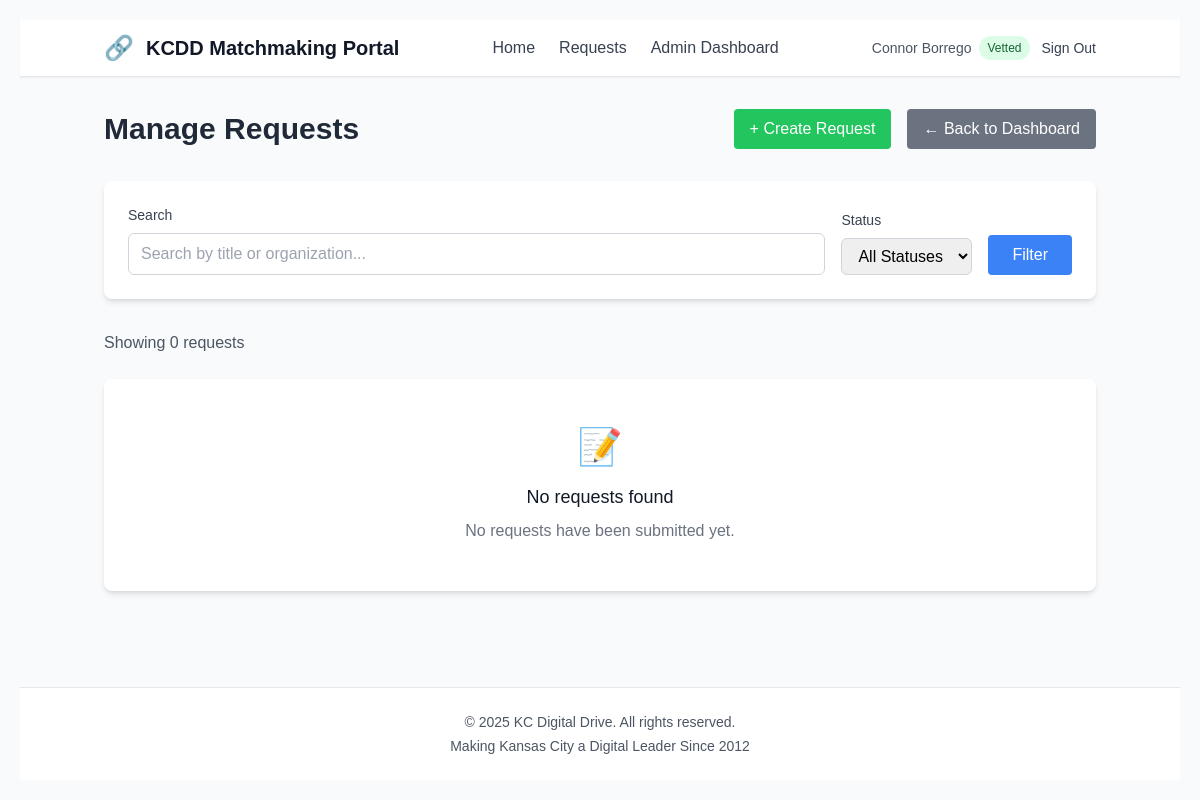
Page /manage-requests/ (signed in) on the earlier database version.
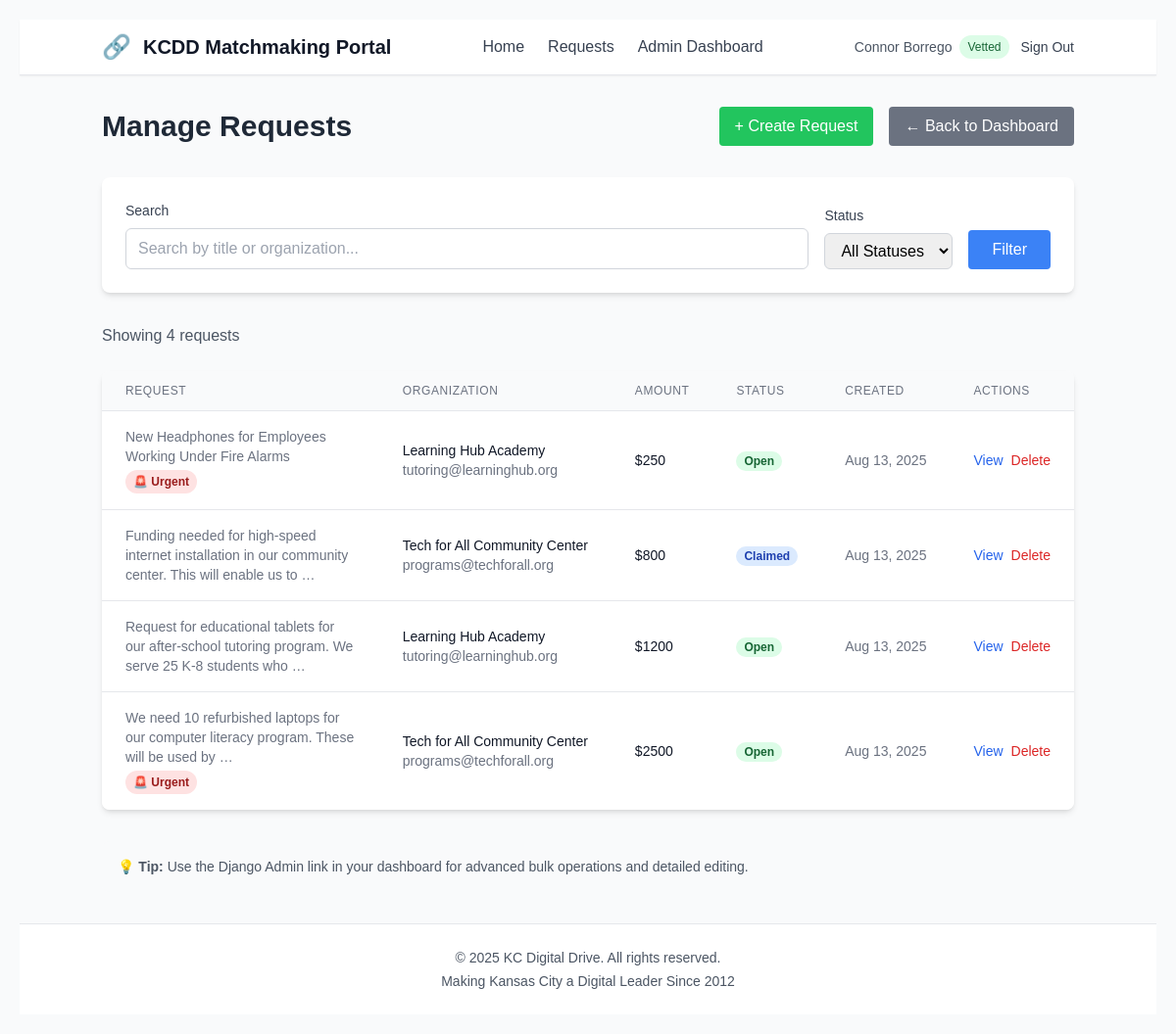
Same page on the later database version.
### app/models/request.py (models this page shows, shortened)
class Request(models.Model):
    STATUS_CHOICES = [
        ('open', 'Open'),
        ('claimed', 'Claimed'),
        ('fulfilled', 'Fulfilled'),
    ]
    URGENCY_CHOICES = [
        ('low', 'Low'),
        ('medium', 'Medium'),
        ('high', 'High'),
    ]
    id = models.UUIDField(primary_key=True, default=uuid.uuid4, editable=False)
    organization = models.ForeignKey('app.Organization', on_delete=models.CASCADE, related_name='requests')
    cause_area = models.ForeignKey('app.CauseArea', on_delete=models.PROTECT)
    donor = models.ForeignKey(settings.AUTH_USER_MODEL, on_delete=models.SET_NULL, null=True, blank=True, related_name='claimed_requests')
    description = models.TextField(help_text="What is needed and why?")
    amount = models.DecimalField(
        max_digits=10,
        decimal_places=2,
        validators=[MinValueValidator(0.01)],
        help_text="Dollar amount requested"
    )
    urgency = models.CharField(max_length=10, choices=URGENCY_CHOICES, default='medium')
    zipcode = models.CharField(max_length=10, help_text="ZIP code where assistance is needed")
    identity_categories = models.ManyToManyField('app.IdentityCategory', blank=True, help_text="Recipient identity tags")
    status = models.CharField(max_length=10, choices=STATUS_CHOICES, default='open')
    donor_note = models.TextField(blank=True, help_text="Note from donor about fulfillment plan")
    created_at = models.DateTimeField(auto_now_add=True)
    updated_at = models.DateTimeField(auto_now=True)
    claimed_at = models.DateTimeField(null=True, blank=True)
    fulfilled_at = models.DateTimeField(null=True, blank=True)
    class Meta:
        ordering = ['-created_at']

### app/models/organization.py (models this page shows, shortened)
class Organization(models.Model):
    id = models.UUIDField(primary_key=True, default=uuid.uuid4, editable=False)
    user = models.OneToOneField(settings.AUTH_USER_MODEL, on_delete=models.CASCADE, related_name='organization')
    name = models.CharField(max_length=200)
    website = models.URLField(blank=True)
    mission = models.TextField(help_text="Organization mission/description")
    email = models.EmailField()
    phone = models.CharField(max_length=20, blank=True)
    address = models.TextField(blank=True)
    zipcode = models.CharField(
        max_length=10,
        validators=[RegexValidator(r'^\d{5}(-\d{4})?$', 'Enter a valid ZIP code')]
    )
    ein = models.CharField(
        max_length=12,
        blank=True,
        validators=[RegexValidator(r'^\d{2}-\d{7}$', 'Enter EIN in format: 12-3456789')],
        help_text="Tax ID in format: 12-3456789"
    )
    logo = models.ImageField(upload_to='org_logos/', blank=True, null=True)
    logo_emoji = models.CharField(max_length=10, blank=True, help_text="Emoji as fallback logo")
    cause_areas = models.ManyToManyField('app.CauseArea', blank=True)
    created_at = models.DateTimeField(auto_now_add=True)
    updated_at = models.DateTimeField(auto_now=True)
    class Meta:
        ordering = ['name']

### app/models/user.py (models this page shows, shortened)
class User(AbstractUser):
    USER_TYPES = [
        ('admin', 'Admin'),
        ('cbo', 'Community-Based Organization'),
        ('donor', 'Donor'),
    ]
    id = models.UUIDField(primary_key=True, default=uuid.uuid4, editable=False)
    user_type = models.CharField(max_length=10, choices=USER_TYPES, default='donor')
    phone = models.CharField(max_length=20, blank=True)
    is_vetted = models.BooleanField(default=False)
    vetting_note = models.TextField(blank=True)
    created_at = models.DateTimeField(auto_now_add=True)
    updated_at = models.DateTimeField(auto_now=True)
    @property
    def is_admin_user(self):
        return self.user_type == 'admin' or self.is_superuser

### app/views.py (the view, shortened to what this page needs)
# urls.py: path('manage-requests/', views.manage_requests, name='manage_requests'),
@login_required
def manage_requests(request):
    if not request.user.is_admin_user:
        messages.error(request, 'Access denied.')
        return redirect('app:home')
    status_filter = request.GET.get('status', 'all')
    search_query = request.GET.get('search', '')
    requests_queryset = Request.objects.select_related('organization', 'donor').order_by('-created_at')
    if status_filter != 'all':
        requests_queryset = requests_queryset.filter(status=status_filter)
    if search_query:
        requests_queryset = requests_queryset.filter(
            Q(title__icontains=search_query) |
            Q(organization__name__icontains=search_query)
        )
    context = {
        'requests': requests_queryset,
        'status_filter': status_filter,
        'search_query': search_query,
        'status_choices': Request.STATUS_CHOICES,
    }
    return render(request, 'manage_requests.html', context)

### templates/manage_requests.html (shortened to what the changed rows need)
{% extends 'base.html' %}
{% block content %}
<div class="container mx-auto px-4 py-8">
    <div class="flex justify-between items-center mb-8">
        <h1 class="text-3xl font-bold text-gray-800">Manage Requests</h1>
    </div>
    <div class="mb-6">
        <p class="text-gray-600">
            Showing {{ requests|length }} request{{ requests|length|pluralize }}
        </p>
    </div>
    <div class="bg-white rounded-lg shadow-md overflow-hidden">
        {% if requests %}
            <div class="overflow-x-auto">
                <table class="min-w-full divide-y divide-gray-200">
                    <thead class="bg-gray-50">
                        <tr>
                            <th class="px-6 py-3 text-left text-xs font-medium text-gray-500 uppercase tracking-wider">Request</th>
                            <th class="px-6 py-3 text-left text-xs font-medium text-gray-500 uppercase tracking-wider">Organization</th>
                            <th class="px-6 py-3 text-left text-xs font-medium text-gray-500 uppercase tracking-wider">Amount</th>
                            <th class="px-6 py-3 text-left text-xs font-medium text-gray-500 uppercase tracking-wider">Status</th>
                            <th class="px-6 py-3 text-left text-xs font-medium text-gray-500 uppercase tracking-wider">Created</th>
                            <th class="px-6 py-3 text-left text-xs font-medium text-gray-500 uppercase tracking-wider">Actions</th>
                        </tr>
                    </thead>
                    <tbody class="bg-white divide-y divide-gray-200">
                        {% for request in requests %}
                        <tr class="hover:bg-gray-50">
                            <td class="px-6 py-4">
                                <div class="text-sm text-gray-500">{{ request.description|truncatewords:15 }}</div>
                                {% if request.urgency == 'high' %}
                                    <span class="inline-flex px-2 py-1 text-xs font-semibold rounded-full bg-red-100 text-red-800 mt-1">
                                        🚨 Urgent
                                    </span>
                                {% endif %}
                            </td>
                            <td class="px-6 py-4 whitespace-nowrap">
                                <div class="text-sm text-gray-900">{{ request.organization.name }}</div>
                                <div class="text-sm text-gray-500">{{ request.organization.user.email }}</div>
                            </td>
                            <td class="px-6 py-4 whitespace-nowrap text-sm text-gray-900">
                                ${{ request.amount|floatformat:0 }}
                            </td>
                            <td class="px-6 py-4 whitespace-nowrap">
                                {% if request.status == 'pending' %}
                                    <span class="px-2 inline-flex text-xs leading-5 font-semibold rounded-full bg-yellow-100 text-yellow-800">Pending</span>
                                {% elif request.status == 'open' %}
                                    <span class="px-2 inline-flex text-xs leading-5 font-semibold rounded-full bg-green-100 text-green-800">Open</span>
                                {% elif request.status == 'claimed' %}
                                    <span class="px-2 inline-flex text-xs leading-5 font-semibold rounded-full bg-blue-100 text-blue-800">Claimed</span>
                                {% elif request.status == 'fulfilled' %}
                                    <span class="px-2 inline-flex text-xs leading-5 font-semibold rounded-full bg-purple-100 text-purple-800">Fulfilled</span>
                                {% elif request.status == 'rejected' %}
                                    <span class="px-2 inline-flex text-xs leading-5 font-semibold rounded-full bg-red-100 text-red-800">Rejected</span>
                                {% endif %}
                            </td>
                            <td class="px-6 py-4 whitespace-nowrap text-sm text-gray-500">
                                {{ request.created_at|date:"M d, Y" }}
                            </td>
                            <td class="px-6 py-4 whitespace-nowrap text-sm font-medium">
                                <div class="flex gap-2">
                                    <a href="{% url 'app:request_detail' request.id %}"
                                       class="text-blue-600 hover:text-blue-900">View</a>
                                    <form method="post" style="display: inline;">
                                        <button type="submit"
                                                onclick="return confirm('Delete this request permanently? This cannot be undone.')"
                                                class="text-red-600 hover:text-red-900">Delete</button>
                                    </form>
                                </div>
                            </td>
                        </tr>
                        {% endfor %}
                    </tbody>
                </table>
            </div>
        {% else %}
            <div class="text-center py-12">
                <div class="text-4xl mb-4">📝</div>
                <h3 class="text-lg font-medium text-gray-900 mb-2">No requests found</h3>
                {% if search_query or status_filter != 'all' %}
                    <p class="text-gray-500 mb-4">Try adjusting your search criteria.</p>
                    <a href="{% url 'app:manage_requests' %}" class="text-blue-600 hover:text-blue-800">
                        Clear filters to see all requests
                    </a>
                {% else %}
                    <p class="text-gray-500">No requests have been submitted yet.</p>
                {% endif %}
            </div>
        {% endif %}
    </div>
    {% if requests %}
        <div class="mt-8 bg-gray-50 rounded-lg p-4">
            <p class="text-sm text-gray-600">
                💡 <strong>Tip:</strong> Use the Django Admin link in your dashboard for advanced bulk operations and detailed editing.
            </p>
        </div>
    {% endif %}
</div>
{% endblock %}

Differences in the rows shown:
added Request: description "New Headphones for Employees Working Under Fire Alarms", urgency "🚨 Urgent", organization.name "Learning Hub Academy", organization.user.email "tutoring@learninghub.org", amount "250", status "Open", created_at "Aug 13, 2025"
added Request: description "Funding needed for high-speed internet installation in our community center. This will enable us to …", organization.name "Tech for All Community Center", organization.user.email "programs@techforall.org", amount "800", status "Claimed", created_at "Aug 13, 2025"
added Request: description "Request for educational tablets for our after-school tutoring program. We serve 25 K-8 students who …", organization.name "Learning Hub Academy", organization.user.email "tutoring@learninghub.org", amount "1200", status "Open", created_at "Aug 13, 2025"
added Request: description "We need 10 refurbished laptops for our computer literacy program. These will be used by …", urgency "🚨 Urgent", organization.name "Tech for All Community Center", organization.user.email "programs@techforall.org", amount "2500", status "Open", created_at "Aug 13, 2025"
Other differences:
{{ requests|length }}: "0" → "4"
text no longer shown: "📝 No requests found No requests have been submitted yet."
text now shown: "REQUEST ORGANIZATION AMOUNT STATUS CREATED ACTIONS 💡 Tip: Use the Django Admin link in your dashboard for advanced bulk operations and detailed editing."
